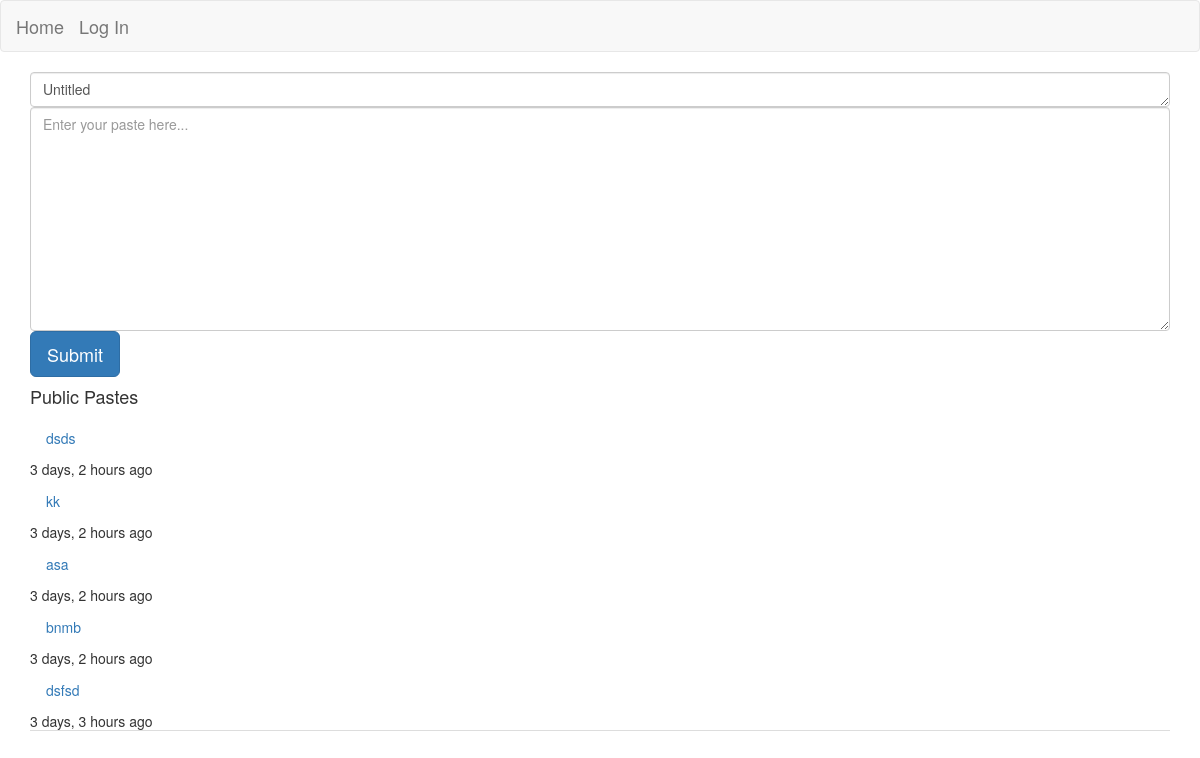
Before: / with the older database file.
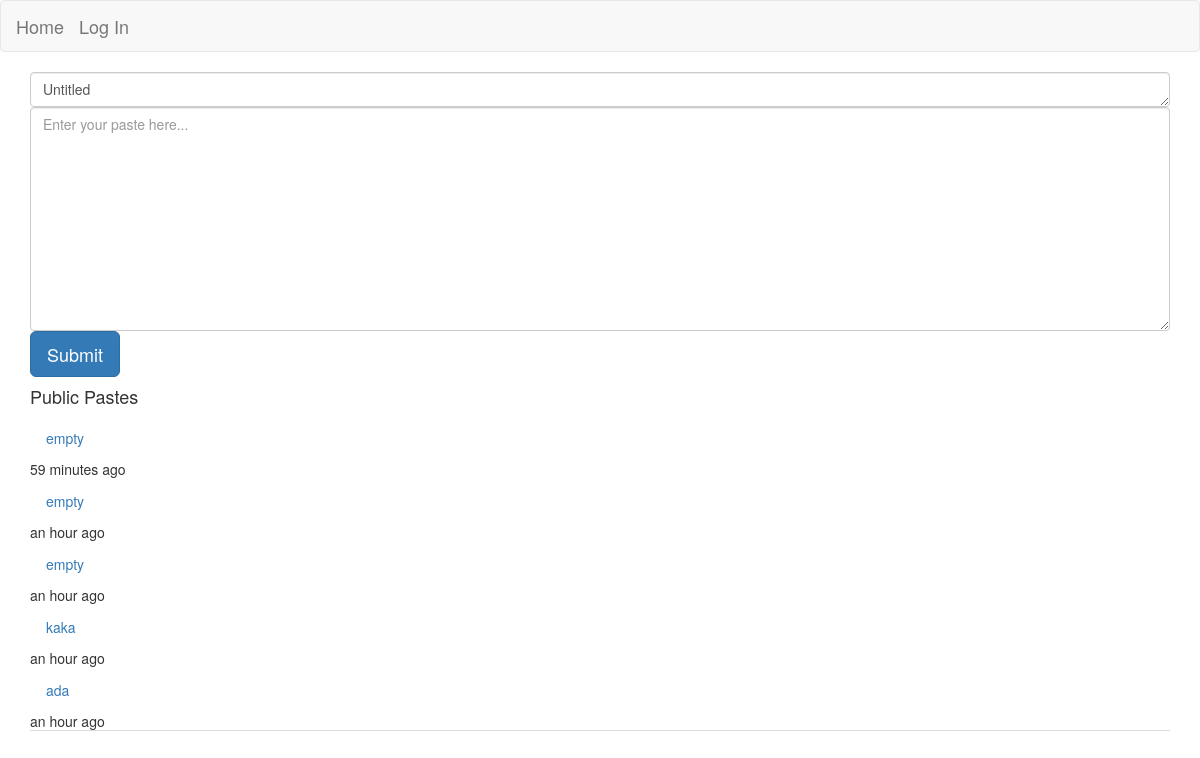
After: the same page with the newer database file.
### pastes/models.py (models this page shows, shortened)
class Paste(models.Model):
    name = models.CharField(max_length=200, default="Untitled")
    code=models.TextField()
    created= models.DateTimeField(auto_now_add=True)
    author = models.CharField(max_length=100, default="anonymous")
    privacy = models.CharField(max_length=100)
    allow = models.ManyToManyField('auth.User',blank=True)

### website/views.py (the view, shortened to what this page needs)
# urls.py: path('', views.HomepageView.as_view(), name='home'),
class HomepageView(CreateView):
    template_name = 'website/index.html'
    form_class = pasteform
    success_message = "Message sent successfully"
    def get_context_data(self, *args, **kwargs):
        data = super().get_context_data(**kwargs)
        data['pastes'] = Paste.objects.all().order_by('-created')
        if self.request.user.is_authenticated:
            data['user_pastes'] = Paste.objects.filter(author=self.request.user).order_by('-created')
        return data

### pastes/forms.py
class pasteform(forms.ModelForm):
    class Meta:
        model=models.Paste
        fields = ('name','code')

### website/templates/website/index.html (shortened to what this page needs)
{% extends 'website/base.html' %}
{% load humanize %}
{% block content %}
        <link href="//netdna.bootstrapcdn.com/twitter-bootstrap/2.3.2/css/bootstrap-combined.min.css" rel="stylesheet" id="bootstrap-css">
 <div class='container'>
    <div id='content' class='row-fluid'>
      <div class='span10 main'>
       <form class="form-contact" action="" method="POST">
<textarea class="form-control"  name="name"  rows="1" placeholder="Paste name..." style="line-height: 1.5;">{{ form.name.value|default:'' }}</textarea>
<textarea class="form-control"  name="code"  rows="10" placeholder="Enter your paste here..." style="line-height: 1.5;">{{ form.code.value|default:'' }}</textarea>
 <input type="submit" class="btn btn-primary btn-lg" >
</form>
      </div>
      <div class='span2 sidebar'>
        <h4>Public Pastes</h4>
        <ul class="nav nav-tabs nav-stacked">
        {% for paste in pastes|slice:":5" %}
          <li><a href="{% url 'paste_detail' paste.pk %}">{{ paste.name }}<br/></a>{{ paste.created|naturaltime}}<br/></li>
        {% endfor %}
        </ul>
      </div>
    </div>
  </div>
{% endblock %}

### website/templates/website/base.html (shortened to what this page needs)
{% load static %}
<!DOCTYPE html>
<html>
    <head>
  <link rel="stylesheet" href="https://maxcdn.bootstrapcdn.com/bootstrap/3.4.0/css/bootstrap.min.css">
    </head>
    <body>
            <nav class="navbar navbar-default">
                    <div class="container-fluid">
                      <div class="navbar-header">
                        <a class="navbar-brand" href="{% url 'home' %}">Home</a>
                      </div>
                      {% if user.is_authenticated %}
<p class="navbar-brand" >Hi {{ user.username }}!</p>
<p><a class="navbar-brand" href="{% url 'logout' %}">Log out</a></p>
{% else %}
<a class="navbar-brand" href="{% url 'login' %}">Log In</a>
{% endif %}
                    </div>
                  </nav>
            <div class="wrapper">
            {% block content %}
            {% endblock %}
        </div>
    </body>
</html>

Changed rows visible on the page:
removed Paste: name "dsds", created "3 days, 2 hours ago"
removed Paste: name "kk", created "3 days, 2 hours ago"
removed Paste: name "asa", created "3 days, 2 hours ago"
removed Paste: name "bnmb", created "3 days, 2 hours ago"
removed Paste: name "dsfsd", created "3 days, 3 hours ago"
added Paste: name "empty", created "59 minutes ago"
added Paste: name "empty", created "an hour ago"
added Paste: name "empty", created "an hour ago"
added Paste: name "kaka", created "an hour ago"
added Paste: name "ada", created "an hour ago"
